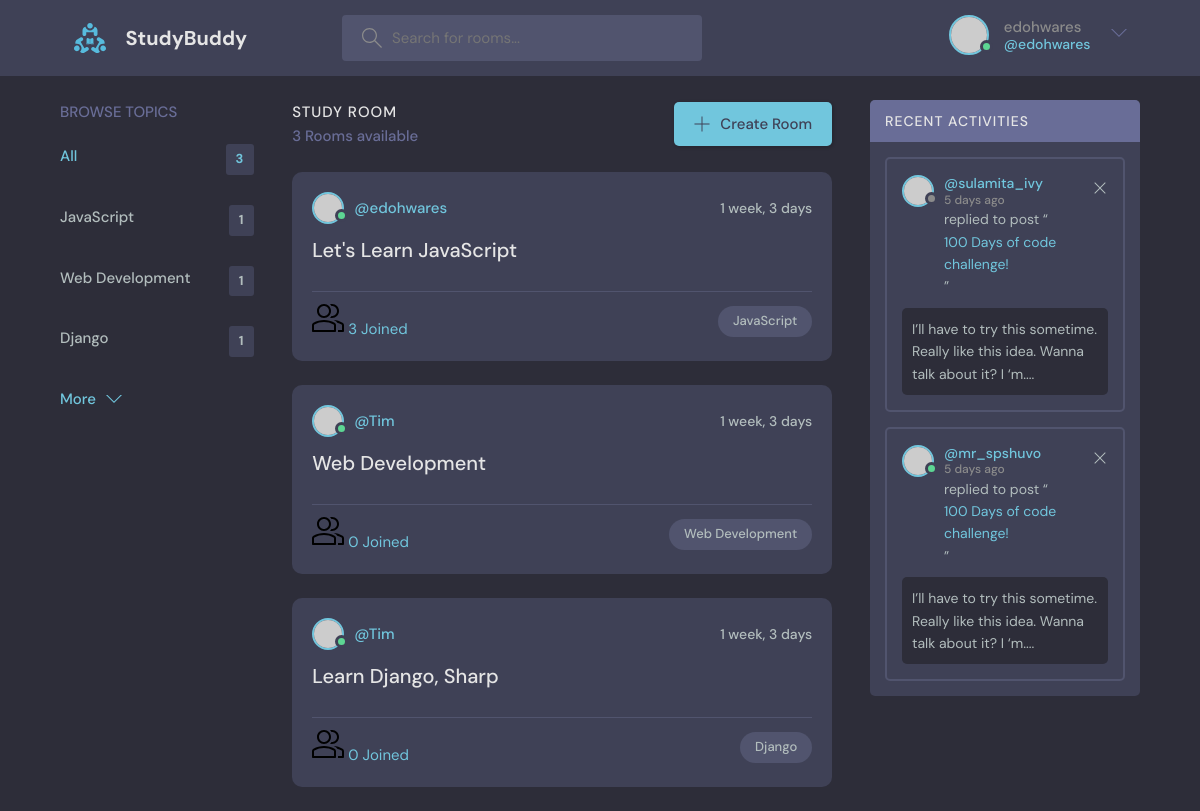
The app's page / (signed in) with its own data.
### base/models.py (models this page shows, shortened)
class Topic(models.Model):
    name = models.CharField(max_length = 200)

class Room(models.Model):
    host = models.ForeignKey(User, on_delete = models.SET_NULL, null = True)
    topic = models.ForeignKey(Topic, on_delete = models.SET_NULL, null = True)
    name = models.CharField(max_length = 200)
    description = models.TextField(null = True, blank = True)
    participants = models.ManyToManyField(User, related_name='participants', blank=True)
    updated = models.DateTimeField(auto_now = True)
    created = models.DateTimeField(auto_now_add = True)
    class Meta:
        ordering = ['-updated', '-created']

### base/views.py (the view)
# urls.py: path('', views.home, name='home'),
@login_required(login_url='login')
def home(request):
    q = request.GET.get('q') if request.GET.get('q') != None else ''
    rooms = Room.objects.filter(Q(topic__name__icontains=q) | Q(name__icontains=q) | Q(description__icontains=q) | Q(host__username__icontains=q))
    topics = Topic.objects.all()
    rooms_count = rooms.count()
    room_messages = Message.objects.filter(Q(room__topic__name__icontains=q))
    context = {
        'rooms': rooms,
        'topics': topics,
        'rooms_count': rooms_count,
        'room_messages': room_messages
        }
    return render(request, 'base/home.html', context)

### base/templates/base/home.html (shortened to what this page needs)
{% extends 'main.html' %}
{% block content %}
    <main class="layout layout--3">
      <div class="container">
        {% include 'base/topics_component.html' %}
        <div class="roomList">
          <div class="roomList__header">
            <div>
              <h2>Study Room</h2>
              <p>{{rooms_count}} Rooms available</p>
            </div>
            <a class="btn btn--main" href="create-room.html">
              <svg version="1.1" xmlns="http://www.w3.org/2000/svg" width="32" height="32" viewBox="0 0 32 32">
                <title>add</title>
                <path
                  d="M16.943 0.943h-1.885v14.115h-14.115v1.885h14.115v14.115h1.885v-14.115h14.115v-1.885h-14.115v-14.115z"
                ></path>
              </svg>
              Create Room
            </a>
          </div>
          {% include 'base/feed_component.html' %}
        </div>
        <div class="activities">
          <div class="activities__header">
            <h2>Recent Activities</h2>
          </div>
          <div class="activities__box">
            <div class="activities__boxHeader roomListRoom__header">
              <a href="profile.html" class="roomListRoom__author">
                <div class="avatar avatar--small">
                  <img src="https://randomuser.me/api/portraits/women/11.jpg" />
                </div>
                <p>
                  @sulamita_ivy
                  <span>5 days ago</span>
                </p>
              </a>
              <div class="roomListRoom__actions">
                <a href="#">
                  <svg version="1.1" xmlns="http://www.w3.org/2000/svg" width="32" height="32" viewBox="0 0 32 32">
                    <title>remove</title>
                    <path
                      d="M27.314 6.019l-1.333-1.333-9.98 9.981-9.981-9.981-1.333 1.333 9.981 9.981-9.981 9.98 1.333 1.333 9.981-9.98 9.98 9.98 1.333-1.333-9.98-9.98 9.98-9.981z"
                    ></path>
                  </svg>
                </a>
              </div>
            </div>
            <div class="activities__boxContent">
              <p>replied to post “<a href="room.html">100 Days of code challenge!</a>”</p>
              <div class="activities__boxRoomContent">
                I’ll have to try this sometime. Really like this idea. Wanna talk about it? I ‘m....
              </div>
            </div>
          </div>
          <div class="activities__box">
            <div class="activities__boxHeader roomListRoom__header">
              <a href="profile.html" class="roomListRoom__author">
                <div class="avatar avatar--small active">
                  <img src="https://randomuser.me/api/portraits/men/13.jpg" />
                </div>
                <p>
                  @mr_spshuvo
                  <span>5 days ago</span>
                </p>
              </a>
              <div class="roomListRoom__actions">
                <a href="#">
                  <svg version="1.1" xmlns="http://www.w3.org/2000/svg" width="32" height="32" viewBox="0 0 32 32">
                    <title>remove</title>
                    <path
                      d="M27.314 6.019l-1.333-1.333-9.98 9.981-9.981-9.981-1.333 1.333 9.981 9.981-9.981 9.98 1.333 1.333 9.981-9.98 9.98 9.98 1.333-1.333-9.98-9.98 9.98-9.981z"
                    ></path>
                  </svg>
                </a>
              </div>
            </div>
            <div class="activities__boxContent">
              <p>replied to post “<a href="room.html">100 Days of code challenge!</a>”</p>
              <div class="activities__boxRoomContent">
                I’ll have to try this sometime. Really like this idea. Wanna talk about it? I ‘m....
              </div>
            </div>
          </div>
        </div>
      </div>
    </main>
{% endblock content %}

### templates/navbar.html (shortened to what this page needs)
{% load static %}
<header class="header header--loggedIn">
    <div class="container">
        <a href="{% url 'home' %}" class="header__logo">
            <img src="{% static 'images/logo.svg' %}" />
            <h1>StudyBuddy</h1>
        </a>
        <form class="header__search" method="GET" action="{% url 'home' %}">
            <label>
                <input name="q" placeholder="Search for rooms..." />
            </label>
        </form>
        <nav class="header__menu">
            {% if request.user.is_authenticated %}
            <div class="header__user">
                <a href="profile.html">
                    <div class="avatar avatar--medium active">
                        <img src="https://randomuser.me/api/portraits/men/37.jpg" />
                    </div>
                    <p>{{request.user}}<span>@{{request.user}}</span></p>
                </a>
                <button class="dropdown-button">
                    <svg version="1.1" xmlns="http://www.w3.org/2000/svg" width="32" height="32" viewBox="0 0 32 32">
                        <title>chevron-down</title>
                        <path d="M16 21l-13-13h-3l16 16 16-16h-3l-13 13z"></path>
                    </svg>
                </button>
            </div>
            {% else %}
            <a href="{% url 'login' %}">
                <img src="{% static 'images/avatar.svg' %}" />
                <p>Login</p>
            </a>
            {% endif %}
        </nav>
    </div>
</header>

### base/templates/base/topics_component.html
<div class="topics">
    <div class="topics__header">
      <h2>Browse Topics</h2>
    </div>
    <ul class="topics__list">
      <li>
        <a href="{% url 'home' %}" class="active">All <span>{{topics.count}}</span></a>
      </li>
      {% for topic in topics  %}
        <li>
            <a href="{% url 'home' %}?q={{topic.name}}">{{topic.name}}<span>{{topic.room_set.all.count}}</span></a>
        </li>
      {% endfor %}
    </ul>
    <a class="btn btn--link" href="topics.html">
      More
      <svg version="1.1" xmlns="http://www.w3.org/2000/svg" width="32" height="32" viewBox="0 0 32 32">
        <title>chevron-down</title>
        <path d="M16 21l-13-13h-3l16 16 16-16h-3l-13 13z"></path>
      </svg>
    </a>
  </div>

### base/templates/base/feed_component.html (shortened to what this page needs)
{% for room in rooms  %}
<div class="roomListRoom">
    <div class="roomListRoom__header">
      <a href="{% url 'user-profile' room.host.id %}" class="roomListRoom__author">
        <div class="avatar avatar--small active">
          <img src="https://randomuser.me/api/portraits/men/11.jpg" />
        </div>
        <span>@{{room.host.username}}</span>
      </a>
      <div class="roomListRoom__actions">
        <span>{{room.created|timesince}}</span>
      </div>
    </div>
    <div class="roomListRoom__content">
      <a href="{% url 'room' room.id %}">{{room.name}}</a>
    </div>
    <div class="roomListRoom__meta">
      <a class="{% url 'room' room.id %}">
        <span>{{room.participants.all.count}} Joined </span>
      </a>
      <p class="roomListRoom__topic">{{room.topic.name}}</p>
    </div>
  </div>
{% endfor %}

### records on screen
Topic: name "JavaScript", room_set.all.count "1"
Topic: name "Web Development", room_set.all.count "1"
Topic: name "Django", room_set.all.count "1"
Room: host.username "edohwares", created "1 week, 3 days", name "Let's Learn JavaScript", participants.all.count "3", topic.name "JavaScript"
Room: host.username "Tim", created "1 week, 3 days", name "Web Development", participants.all.count "0", topic.name "Web Development"
Room: host.username "Tim", created "1 week, 3 days", name "Learn Django, Sharp", participants.all.count "0", topic.name "Django"

### other values on screen
{{ request.user }} "edohwares"
{{ topics.count }} "3"
{{ rooms_count }} "3"
